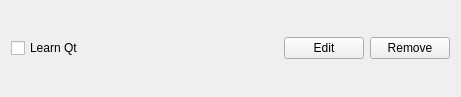
<?xml version="1.0" encoding="UTF-8"?>
<ui version="4.0">
 <class>Task</class>
 <widget class="QWidget" name="Task">
  <property name="geometry">
   <rect>
    <x>0</x>
    <y>0</y>
    <width>461</width>
    <height>97</height>
   </rect>
  </property>
  <property name="windowTitle">
   <string>Form</string>
  </property>
  <layout class="QHBoxLayout" name="horizontalLayout">
   <item>
    <widget class="QCheckBox" name="checkBox">
     <property name="text">
      <string>Learn Qt</string>
     </property>
    </widget>
   </item>
   <item>
    <spacer name="horizontalSpacer">
     <property name="orientation">
      <enum>Qt::Horizontal</enum>
     </property>
     <property name="sizeHint" stdset="0">
      <size>
       <width>40</width>
       <height>20</height>
      </size>
     </property>
    </spacer>
   </item>
   <item>
    <widget class="QPushButton" name="editButton">
     <property name="text">
      <string>Edit</string>
     </property>
    </widget>
   </item>
   <item>
    <widget class="QPushButton" name="removeButton">
     <property name="text">
      <string>Remove</string>
     </property>
    </widget>
   </item>
  </layout>
 </widget>
 <resources/>
 <connections/>
</ui>
